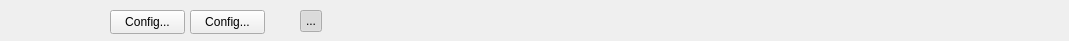
<?xml version="1.0" encoding="UTF-8"?>
<ui version="4.0">
 <class>Form</class>
 <widget class="QWidget" name="Form">
  <property name="geometry">
   <rect>
    <x>0</x>
    <y>0</y>
    <width>1069</width>
    <height>41</height>
   </rect>
  </property>
  <property name="windowTitle">
   <string>Form</string>
  </property>
  <widget class="QPushButton" name="pushButton">
   <property name="geometry">
    <rect>
     <x>110</x>
     <y>10</y>
     <width>75</width>
     <height>24</height>
    </rect>
   </property>
   <property name="text">
    <string>Config...</string>
   </property>
  </widget>
  <widget class="QPushButton" name="pushButton_2">
   <property name="geometry">
    <rect>
     <x>190</x>
     <y>10</y>
     <width>75</width>
     <height>24</height>
    </rect>
   </property>
   <property name="text">
    <string>Config...</string>
   </property>
  </widget>
  <widget class="QToolButton" name="toolButton">
   <property name="geometry">
    <rect>
     <x>300</x>
     <y>10</y>
     <width>22</width>
     <height>22</height>
    </rect>
   </property>
   <property name="text">
    <string>...</string>
   </property>
   <property name="icon">
    <iconset resource="../../../Resources/ActionIcons.qrc">
     <normaloff>:/State/Icons/actions/eye-close.png</normaloff>
     <normalon>:/State/Icons/actions/eye.png</normalon>:/State/Icons/actions/eye-close.png</iconset>
   </property>
   <property name="checkable">
    <bool>true</bool>
   </property>
   <property name="checked">
    <bool>true</bool>
   </property>
  </widget>
 </widget>
 <resources>
  <include location="../../../Resources/GuiResources.qrc"/>
  <include location="../../../Resources/ActionIcons.qrc"/>
 </resources>
 <connections/>
</ui>
